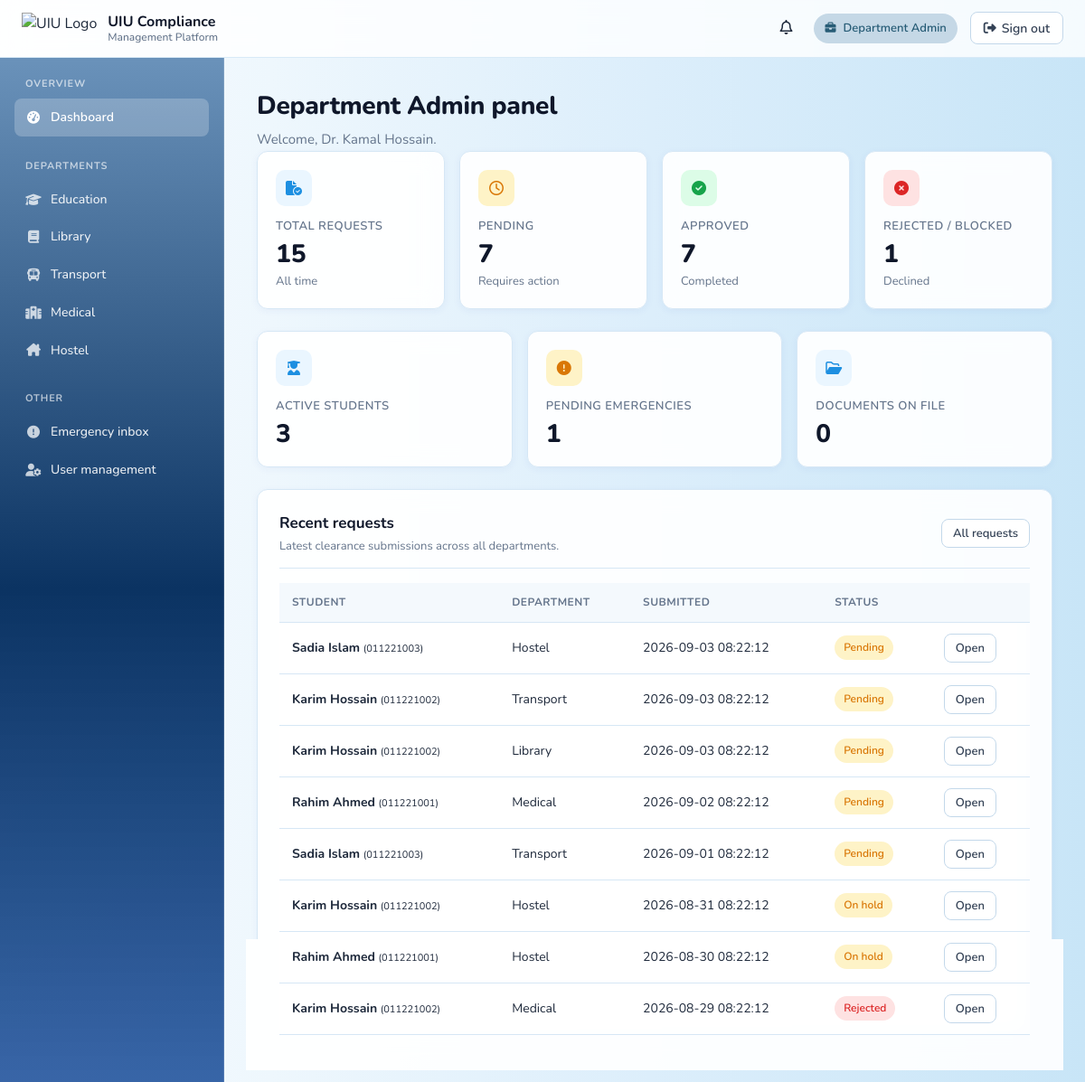
/admin/dashboard.php (signed in), run on the app's committed database.
### tables this page shows
CREATE TABLE users (
    id           INT UNSIGNED AUTO_INCREMENT PRIMARY KEY,
    role         ENUM('student','admin','vc') NOT NULL,
    full_name    VARCHAR(120) NOT NULL,
    email        VARCHAR(190) NOT NULL,
    password     VARCHAR(255) NOT NULL,           
    student_id   VARCHAR(40)  NULL,               
    employee_id  VARCHAR(40)  NULL,             
    department   VARCHAR(60)  NULL,
    status       ENUM('active','suspended') NOT NULL DEFAULT 'active',
    created_at   DATETIME     NOT NULL DEFAULT CURRENT_TIMESTAMP,
    updated_at   DATETIME     NOT NULL DEFAULT CURRENT_TIMESTAMP ON UPDATE CURRENT_TIMESTAMP,
    UNIQUE KEY uniq_email (email),
    UNIQUE KEY uniq_student_id (student_id),
    UNIQUE KEY uniq_employee_id (employee_id),
    KEY idx_role (role)
);

CREATE TABLE clearance_requests (
    id            INT UNSIGNED AUTO_INCREMENT PRIMARY KEY,
    student_id    INT UNSIGNED NOT NULL,
    department    ENUM('education','library','transport','medical','hostel') NOT NULL,
    status        ENUM('pending','approved','hold','rejected','blocked') NOT NULL DEFAULT 'pending',
    reason        VARCHAR(500) NULL,
    submitted_at  DATETIME NOT NULL DEFAULT CURRENT_TIMESTAMP,
    decided_at    DATETIME NULL,
    decided_by    INT UNSIGNED NULL,
    CONSTRAINT fk_cr_student FOREIGN KEY (student_id) REFERENCES users(id) ON DELETE CASCADE,
    CONSTRAINT fk_cr_decider FOREIGN KEY (decided_by) REFERENCES users(id) ON DELETE SET NULL,
    UNIQUE KEY uniq_student_dept (student_id, department),
    KEY idx_status (status),
    KEY idx_dept (department)
);

### backend/config/db.php (called while the page is built, shortened)
<?php
function db(): PDO
{
    static $pdo = null;
    if ($pdo instanceof PDO) {
        return $pdo;
    }
    $host    = '127.0.0.1';
    $port    = '3306';
    $name    = 'uiu_clearance';
    $user    = 'root';
    $pass    = '';
    $charset = 'utf8mb4';
    $dsn = "mysql:host={$host};port={$port};dbname={$name};charset={$charset}";
    $options = [
        PDO::ATTR_ERRMODE            => PDO::ERRMODE_EXCEPTION,
        PDO::ATTR_DEFAULT_FETCH_MODE => PDO::FETCH_ASSOC,
        PDO::ATTR_EMULATE_PREPARES   => false,
    ];
    try {
        $pdo = new PDO($dsn, $user, $pass, $options);
    } catch (PDOException $e) {
        http_response_code(500);
        echo "<h2>Database Error</h2>";
        echo "<pre>";
        echo $e->getMessage();
        echo "</pre>";
        exit;
    }
    return $pdo;
}

### backend/includes/auth.php (called while the page is built, shortened)
<?php
require_once __DIR__ . '/../config/db.php';
function current_user(): ?array
{
    $stmt = db()->prepare('SELECT * FROM users WHERE id = ? LIMIT 1');
    $stmt->execute([$_SESSION['user_id']]);
    $row = $stmt->fetch();
    return $row ?: null;
}

### admin/dashboard.php (the view, shortened to what this page needs)
<?php
require_once __DIR__ . '/../backend/includes/auth.php';
require_once __DIR__ . '/../backend/includes/layout.php';
$me = current_user();
$stats = ['total' => 0, 'pending' => 0, 'approved' => 0, 'rejected' => 0, 'hold' => 0, 'blocked' => 0, 'students' => 0, 'emergencies' => 0, 'docs' => 0];
try {
    foreach (db()->query("SELECT status, COUNT(*) AS n FROM clearance_requests GROUP BY status")->fetchAll() as $r) {
        $stats[(string)$r['status']] = (int)$r['n'];
        $stats['total'] += (int)$r['n'];
    }
    $stats['students']     = (int) db()->query("SELECT COUNT(*) FROM users WHERE role = 'student' AND status = 'active'")->fetchColumn();
    $stats['emergencies']  = (int) db()->query("SELECT COUNT(*) FROM emergency_requests WHERE status = 'pending'")->fetchColumn();
    $stats['docs']         = (int) db()->query("SELECT COUNT(*) FROM documents")->fetchColumn();
} catch (Throwable $e) {}
$recent = [];
try {
    $stmt = db()->prepare(
        "SELECT cr.id, cr.department, cr.status, cr.submitted_at,
                u.full_name, u.student_id AS sid
         FROM clearance_requests cr
         JOIN users u ON u.id = cr.student_id
         ORDER BY cr.submitted_at DESC LIMIT 8"
    );
    $stmt->execute();
    $recent = $stmt->fetchAll();
} catch (Throwable $e) {  }
$role_badge = $me['role'] === 'vc' ? 'Vice Chancellor' : 'Department Admin';
$role_icon  = $me['role'] === 'vc' ? 'fa-user-tie' : 'fa-briefcase';
?>
<!DOCTYPE html>
<html lang="en">
<head>
    <link rel="stylesheet" href="../assets/css/theme.css">
    <link rel="stylesheet" href="../assets/css/department-admin.css">
    <link rel="stylesheet" href="https://cdnjs.cloudflare.com/ajax/libs/font-awesome/6.5.1/css/all.min.css">
</head>
<body class="plain-bg">
<header class="topbar">
    <div class="brand">
        <img src="../assets/images/UIU%20LOGO.png" alt="UIU Logo">
        <div class="brand-text">UIU Compliance<span>Management Platform</span></div>
    </div>
    <div class="right">
        <a class="notif-btn" href="notifications.php"><i class="fa-regular fa-bell"></i></a>
        <span class="role-badge"><i class="fa-solid <?= $role_icon ?>"></i> <?= htmlspecialchars($role_badge) ?></span>
        <a class="logout-btn" href="../backend/actions/logout.php"><i class="fa-solid fa-right-from-bracket"></i> Sign out</a>
    </div>
</header>
<div class="layout">
    <aside class="sidebar">
        <nav class="nav-section">
            <h3>Overview</h3>
            <a class="nav-item active" href="dashboard.php"><i class="fa-solid fa-gauge-high"></i> Dashboard</a>
        </nav>
        <nav class="nav-section">
            <h3>Departments</h3>
            <a class="nav-item" href="admin-education.php?dept=education"><i class="fa-solid fa-graduation-cap"></i> Education</a>
            <a class="nav-item" href="admin-education.php?dept=library"><i class="fa-solid fa-book"></i> Library</a>
            <a class="nav-item" href="admin-education.php?dept=transport"><i class="fa-solid fa-bus"></i> Transport</a>
            <a class="nav-item" href="admin-education.php?dept=medical"><i class="fa-solid fa-hospital"></i> Medical</a>
            <a class="nav-item" href="admin-education.php?dept=hostel"><i class="fa-solid fa-house-chimney"></i> Hostel</a>
        </nav>
        <nav class="nav-section">
            <h3>Other</h3>
            <a class="nav-item" href="emergency-inbox.php"><i class="fa-solid fa-circle-exclamation"></i> Emergency inbox</a>
            <a class="nav-item" href="user-management.php"><i class="fa-solid fa-user-gear"></i> User management</a>
        </nav>
    </aside>
    <main class="main">
        <div class="page-head">
            <h1><?= htmlspecialchars($role_badge) ?> panel</h1>
            <p>Welcome, <?= htmlspecialchars((string)$me['full_name']) ?>.</p>
        </div>
        <div class="grid grid-4 mb-24">
            <div class="stat"><div class="icon"><i class="fa-solid fa-file-circle-check"></i></div><div class="label">Total requests</div><div class="value"><?= $stats['total'] ?></div><div class="sub">All time</div></div>
            <div class="stat warn"><div class="icon"><i class="fa-regular fa-clock"></i></div><div class="label">Pending</div><div class="value"><?= $stats['pending'] + $stats['hold'] ?></div><div class="sub">Requires action</div></div>
            <div class="stat ok"><div class="icon"><i class="fa-solid fa-circle-check"></i></div><div class="label">Approved</div><div class="value"><?= $stats['approved'] ?></div><div class="sub">Completed</div></div>
            <div class="stat bad"><div class="icon"><i class="fa-solid fa-circle-xmark"></i></div><div class="label">Rejected / Blocked</div><div class="value"><?= $stats['rejected'] + $stats['blocked'] ?></div><div class="sub">Declined</div></div>
        </div>
        <div class="grid grid-3 mb-24">
            <div class="stat"><div class="icon"><i class="fa-solid fa-user-graduate"></i></div><div class="label">Active students</div><div class="value"><?= $stats['students'] ?></div></div>
            <div class="stat warn"><div class="icon"><i class="fa-solid fa-circle-exclamation"></i></div><div class="label">Pending emergencies</div><div class="value"><?= $stats['emergencies'] ?></div></div>
            <div class="stat"><div class="icon"><i class="fa-regular fa-folder-open"></i></div><div class="label">Documents on file</div><div class="value"><?= $stats['docs'] ?></div></div>
        </div>
        <section class="card">
            <div class="card-head">
                <div>
                    <h2>Recent requests</h2>
                    <p>Latest clearance submissions across all departments.</p>
                </div>
                <a class="btn btn-secondary btn-sm" href="admin-education.php?dept=education">All requests</a>
            </div>
            <?php if (!$recent): ?>
                <div class="empty"><i class="fa-regular fa-folder-open"></i><h3>No requests yet</h3></div>
            <?php else: ?>
            <div class="table-wrap">
                <table class="table">
                    <thead>
                        <tr><th>Student</th><th>Department</th><th>Submitted</th><th>Status</th><th></th></tr>
                    </thead>
                    <tbody>
                    <?php foreach ($recent as $r): ?>
                        <tr>
                            <td><strong><?= htmlspecialchars((string)$r['full_name']) ?></strong> <span class="muted small">(<?= htmlspecialchars((string)$r['sid']) ?>)</span></td>
                            <td><?= htmlspecialchars(ucfirst((string)$r['department'])) ?></td>
                            <td><?= htmlspecialchars((string)$r['submitted_at']) ?></td>
                            <td><?= uiu_status_badge((string)$r['status']) ?></td>
                            <td><a class="btn btn-sm btn-secondary" href="request-detail.php?id=<?= (int)$r['id'] ?>&back=/admin/dashboard.php">Open</a></td>
                        </tr>
                    <?php endforeach; ?>
                    </tbody>
                </table>
            </div>
            <?php endif; ?>
        </section>
    </main>
</div>
</body>
</html>

### backend/includes/layout.php (shortened to what this page needs)
<?php
require_once __DIR__ . '/auth.php';
function uiu_status_badge(string $status): string
{
    $map = [
        'pending'  => ['warn', 'Pending'],
        'approved' => ['ok',   'Approved'],
        'rejected' => ['bad',  'Rejected'],
        'hold'     => ['warn', 'On hold'],
        'blocked'  => ['bad',  'Blocked'],
    ];
    $s = $map[$status] ?? ['info', ucfirst($status)];
    return '<span class="badge ' . htmlspecialchars($s[0]) . '">' . htmlspecialchars($s[1]) . '</span>';
}

### css/department-admin.css (style rules this page uses)
.table-wrap { overflow-x: auto; margin: 0 -24px -24px; padding: 0 24px 24px; }
.table { width: 100%; min-width: 760px; }

### admin/dashboard.php (style rules this page uses)
.notif-btn { position:relative;color:var(--text);text-decoration:none;padding:6px 10px;border-radius:8px; }
.muted { color:var(--text-muted); }
.small { font-size:11px; }

### data on the page
users: role "Department Admin", full_name "Dr. Kamal Hossain"
clearance_requests: student.full_name "Sadia Islam", student.student_id "011221003", department "Hostel", submitted_at "2026-09-03 08:22:12", status "Pending"
clearance_requests: student.full_name "Karim Hossain", student.student_id "011221002", department "Transport", submitted_at "2026-09-03 08:22:12", status "Pending"
clearance_requests: student.full_name "Karim Hossain", student.student_id "011221002", department "Library", submitted_at "2026-09-03 08:22:12", status "Pending"
clearance_requests: student.full_name "Rahim Ahmed", student.student_id "011221001", department "Medical", submitted_at "2026-09-02 08:22:12", status "Pending"
clearance_requests: student.full_name "Sadia Islam", student.student_id "011221003", department "Transport", submitted_at "2026-09-01 08:22:12", status "Pending"
clearance_requests: student.full_name "Karim Hossain", student.student_id "011221002", department "Hostel", submitted_at "2026-08-31 08:22:12", status "On hold"
clearance_requests: student.full_name "Rahim Ahmed", student.student_id "011221001", department "Hostel", submitted_at "2026-08-30 08:22:12", status "On hold"
clearance_requests: student.full_name "Karim Hossain", student.student_id "011221002", department "Medical", submitted_at "2026-08-29 08:22:12", status "Rejected"

### other printed values
$stats['total'] "15"
$stats['pending'] + $stats['hold'] "7"
$stats['approved'] "7"
$stats['rejected'] + $stats['blocked'] "1"
$stats['students'] "3"
$stats['emergencies'] "1"
$stats['docs'] "0"
